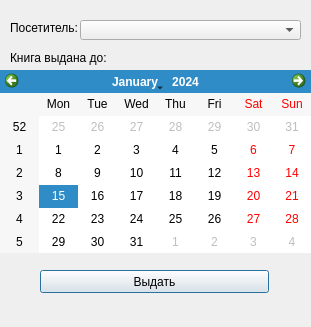
<?xml version="1.0" encoding="UTF-8"?>
<ui version="4.0">
 <class>Dialog</class>
 <widget class="QDialog" name="Dialog">
  <property name="geometry">
   <rect>
    <x>0</x>
    <y>0</y>
    <width>311</width>
    <height>327</height>
   </rect>
  </property>
  <property name="windowTitle">
   <string>Выдача книги</string>
  </property>
  <property name="windowIcon">
   <iconset>
    <normaloff>../Images/icon.jpg</normaloff>../Images/icon.jpg</iconset>
  </property>
  <widget class="QLabel" name="label">
   <property name="geometry">
    <rect>
     <x>10</x>
     <y>20</y>
     <width>71</width>
     <height>16</height>
    </rect>
   </property>
   <property name="text">
    <string>Посетитель: </string>
   </property>
  </widget>
  <widget class="QCalendarWidget" name="calendar">
   <property name="geometry">
    <rect>
     <x>0</x>
     <y>70</y>
     <width>311</width>
     <height>183</height>
    </rect>
   </property>
  </widget>
  <widget class="QPushButton" name="addButton">
   <property name="geometry">
    <rect>
     <x>40</x>
     <y>270</y>
     <width>229</width>
     <height>23</height>
    </rect>
   </property>
   <property name="text">
    <string>Выдать</string>
   </property>
  </widget>
  <widget class="QComboBox" name="comboBox">
   <property name="geometry">
    <rect>
     <x>80</x>
     <y>20</y>
     <width>221</width>
     <height>20</height>
    </rect>
   </property>
  </widget>
  <widget class="QLabel" name="statusLabel">
   <property name="geometry">
    <rect>
     <x>10</x>
     <y>300</y>
     <width>291</width>
     <height>20</height>
    </rect>
   </property>
   <property name="text">
    <string/>
   </property>
  </widget>
  <widget class="QLabel" name="label_2">
   <property name="geometry">
    <rect>
     <x>10</x>
     <y>50</y>
     <width>101</width>
     <height>16</height>
    </rect>
   </property>
   <property name="text">
    <string>Книга выдана до:</string>
   </property>
  </widget>
 </widget>
 <resources/>
 <connections/>
</ui>
